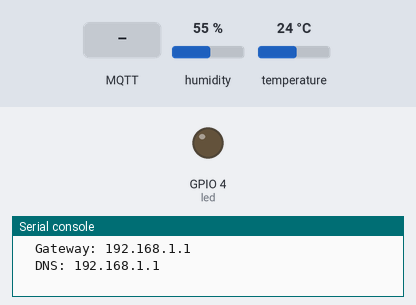
This program was run on a simulated ESP32 board running MicroPython. On the bench: output pins drawn as LEDs (lit = HIGH), the last lines printed to the serial console. The inputs (shaded band) are chosen by the test bench; at power-on: humidity 55 %, temperature 24 °C. WiFi joins after 1.5 s; random numbers come from a fixed seed; no MQTT or app messages arrive unless stated; the clock reads 2024-03-15 10:24:30 at power-on unless the program sets it.

Above: at 4.3 s.
4.4 s: MQTT message "ON" arrives on the first subscribed topic
At 5.8 s:
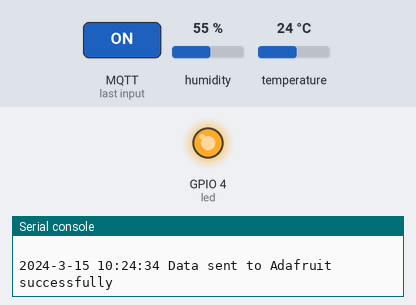
6.1 s: MQTT message "1" arrives on the first subscribed topic
At 7.4 s:
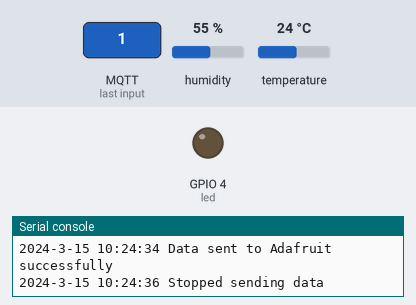
Timing chart, 0 to 9.1 s (numbered marks = the images above; inputs shaded):
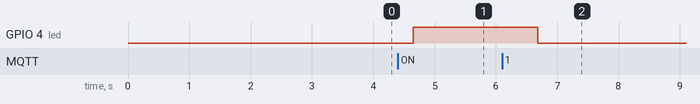

The program:

micropy_iot.py
```python
import network
from machine import Pin
from umqtt.robust import MQTTClient
from time import time, sleep
import time as TIME
import os
import random
import sys
import dht
import machine


## global variables

boo = False

## define breadboard pins that are being used

pin_led = 4
pin_dht = 2
led = Pin(pin_led , Pin.OUT)
led.value(0)
d = dht.DHT11(machine.Pin(pin_dht))


## Functions

def check():
    client.check_msg()
    sleep(1)

def print_message(message):
    now = TIME.localtime(TIME.time())
    print("{}-{}-{} {}:{}:{} {}".format(now[0], now[1], now[2], now[3], now[4], now[5], message) )


def send_data() :
    global boo
    while boo == True :
        client.check_msg()
        try :
            start = time()
            d.measure()
            temp = d.temperature()
            hum = d.humidity()
            client.publish(mqtt_feed_2,bytes(str(temp), 'utf-8'), qos=0)
            client.publish(mqtt_feed_3,bytes(str(hum), 'utf-8'), qos=0)
            print_message("Data sent to Adafruit successfully")
            while (boo == True) and (time() - start < 300) :
                check()

        except OSError :
            print_message("Data could not be sent")


## connect to WiFi

wlan = network.WLAN(network.STA_IF)
if not wlan.active():
        wlan.active(True)

while not wlan.isconnected():
    try :
        wlan.connect("VODAFONE_****", "8e**********")
    except OSError :
        print_message("Could not connect to WiFi. Wait...")
    sleep(1)
print_message("Connected to WiFi")
a = wlan.ifconfig()
sleep(1)
print_message("The IP-level network interface parameters are :\n\n\tESP32 IP address: {} \n\tSubnet mask: {} \n\tGateway: {} \n\tDNS: {}\n".format(a[0],a[1],a[2],a[3]))


## connect to MQTT broker (Adafruit)

adaf_url = "io.adafruit.com"
adaf_user = "dimosk7"
adaf_key = "aio_WbhA302FG2VkACrhMR9S8cgD3TKf"


#define Adafruit feeds
adaf_feed = "led-1"
adaf_temp = "temper"
adaf_message = "message"
adaf_hum = "hum"
mqtt_feed = bytes(("{:s}/feeds/{:s}".format(adaf_user, adaf_feed)), "utf-8")
mqtt_feed_2 = bytes(("{:s}/feeds/{:s}".format(adaf_user, adaf_temp)), "utf-8")
mqtt_feed_3 = bytes(("{:s}/feeds/{:s}".format(adaf_user, adaf_hum)), "utf-8")
mqtt_feed_4 = bytes(("{:s}/feeds/{:s}".format(adaf_user, adaf_message)), "utf-8")


#create random id for MQTT broker connection
random_num = int.from_bytes(os.urandom(2), 'little')
mqtt_id = str(random_num)

client = MQTTClient( client_id = mqtt_id,
                     server = adaf_url,
                     user = adaf_user,
                     password = adaf_key,
                     ssl = False)

client.connect()


#define callback function that runs when we send data from ADafruit to ESP32
def call_back_routine(feed, msg):
    global boo
    if adaf_feed in feed :
        if str(msg, "utf-8") == "ON":
            led.value(1)
            boo = True
            send_data()
        else :
            led.value(0)
            boo = False
            print_message("Stopped sending data")


client.set_callback(call_back_routine)
client.subscribe(mqtt_feed)


## running when led is "OFF"

while True :
    client.check_msg()
    sleep(0.5)
```

Measured:
- after the input at 4.4 s, GPIO 4 (led): LOW → HIGH after 0.25 s
- after the input at 6.1 s, GPIO 4 (led): HIGH → LOW after 0.58 s
